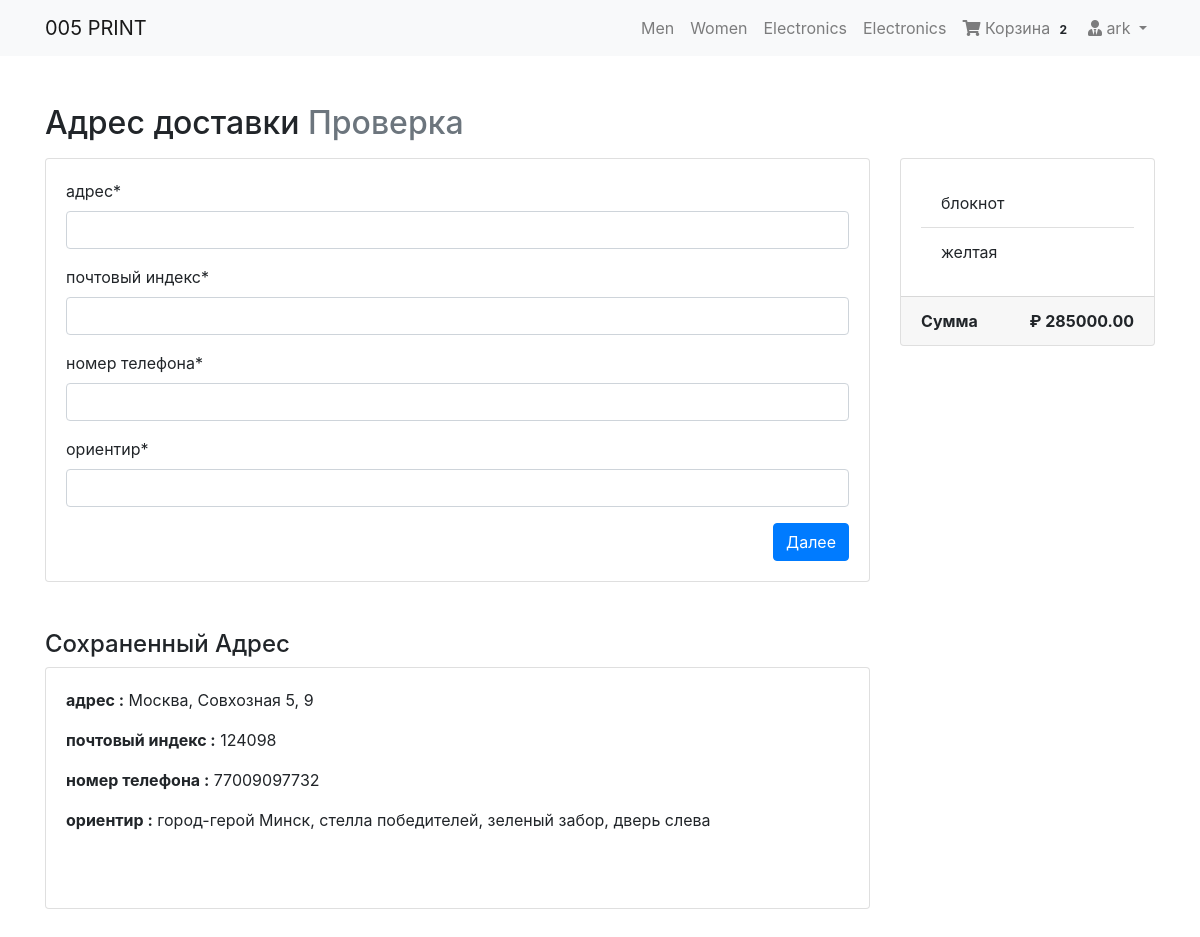
/checkout/ (signed in), run on an earlier commit of the app's database.
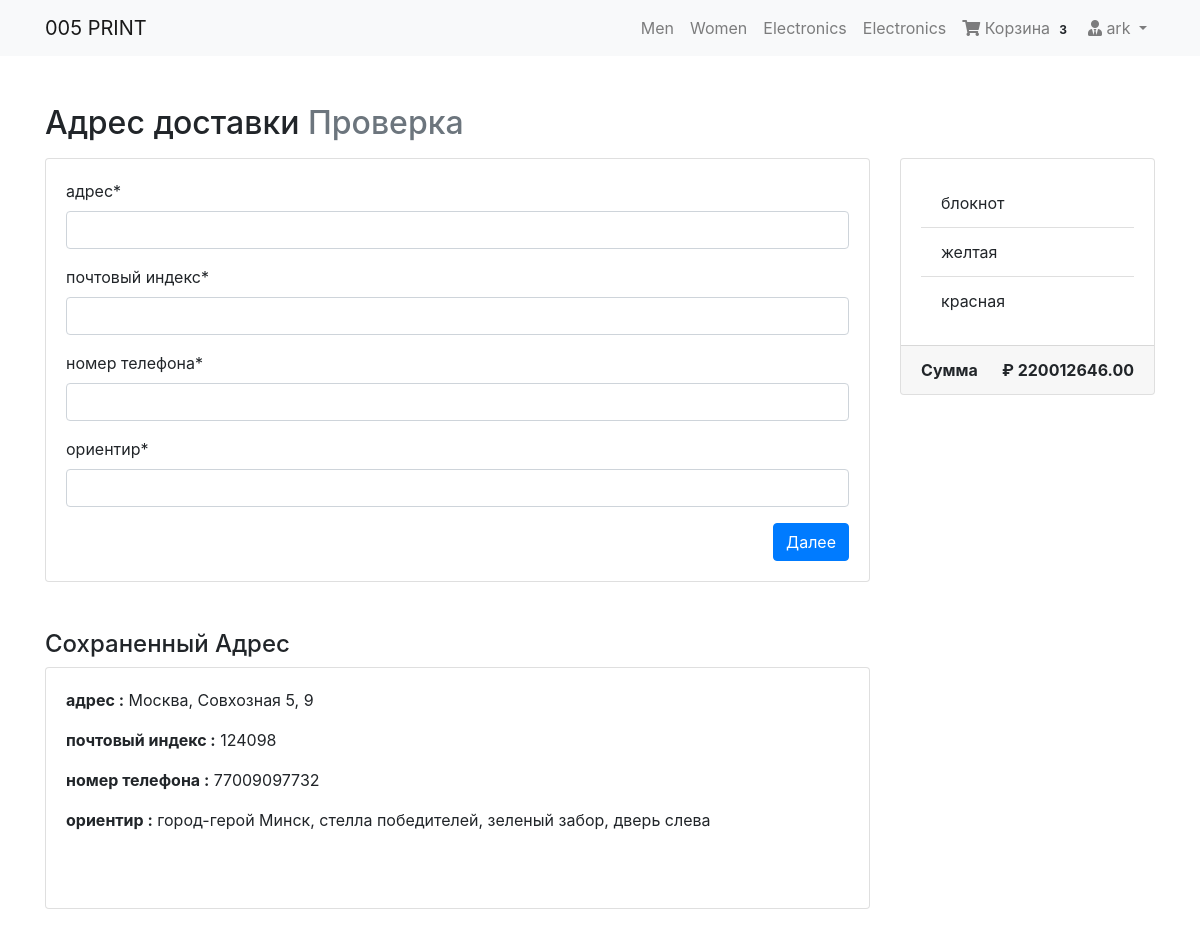
And on a later commit of the database.
### cart/models.py (models this page shows, shortened)
class Order(models.Model):
    orderitems  = models.ManyToManyField(Cart)
    user = models.ForeignKey(User, on_delete=models.CASCADE)
    ordered = models.BooleanField(default=False)
    created = models.DateTimeField(auto_now_add=True)
    paymentId = models.CharField(max_length=200, blank=True , null=True)
    orderId = models.CharField(max_length=200, blank=True, null=True)
    def get_totals(self):
        total = 0
        for order_item in self.orderitems.all():
            total += order_item.get_total()
        return total

class Cart(models.Model):
    user = models.ForeignKey(User, on_delete=models.CASCADE)
    item = models.ForeignKey(Product, on_delete=models.CASCADE)
    quantity = models.IntegerField(default=1)
    purchased = models.BooleanField(default=False)
    created = models.DateTimeField(auto_now_add=True)
    def get_total(self):
        total = self.item.price * self.item.tirazh
        floattotal = float("{0:.2f}".format(total))
        return floattotal

### products/models.py (models this page shows, shortened)
class  Product(PolymorphicModel):
    BOX_SIZES = (
                ('50х50х35', '50х50х35'),
                ('60х60х40', '60х60х40'),
                ('60х60х40-P', '60х60х40-P'),
                ('80х80х40', '80х80х40'),
                ('80х80х40-P', '80х80х40-P'),
                ('240х185х120', '240х185х120'),
                ('270х220х70', '270х220х70'),
                )
    mainimage = models.ImageField(upload_to='products/', blank=True, null=True)
    name = models.CharField(max_length=300, default = None, null=True)
    slug = models.SlugField(default = None, null=True)
    subcategory = models.ForeignKey(SubCategory, on_delete=models.CASCADE, default = None, null=True)
    category = models.ForeignKey(Category, on_delete=models.CASCADE, default = None, null=True)
    preview_text = models.TextField(max_length=200, verbose_name='Preview Text', blank=True, null=True)
    detail_text = models.TextField(max_length=1000, verbose_name='Detail Text', blank=True, null=True)
    price = models.FloatField(default = None, null=True)
    tirazh = models.IntegerField(null=False)
    t = models.IntegerField(null=True)
    k = models.IntegerField(null=True)
    box_size = models.CharField(max_length=20, choices=BOX_SIZES,default='80х80х40')

### checkout/views.py (the view, shortened to what this page needs)
# urls.py: path('checkout/', checkout, name="index"),
def checkout(request):
	form = BillingForm
	order_qs = Order.objects.filter(user= request.user, ordered=False)
	order_items = order_qs[0].orderitems.all()
	order_total = order_qs[0].get_totals()
	context = {"form": form, "order_items": order_items, "order_total": order_total}
	saved_address = BillingAddress.objects.filter(user = request.user)
	if saved_address.exists():
		savedAddress = saved_address.first()
		context = {"form": form, "order_items": order_items, "order_total": order_total, "savedAddress": savedAddress}
	return render(request, 'checkout/index.html', context)

### cart/templatetags/cart_tag.py (called while the page is built)
@register.filter
def cart_total(user):
    order = Order.objects.filter(user=user, ordered=False)
    if order.exists():
    	return order[0].orderitems.count()
    else:
    	return 0

### checkout/templates/checkout/index.html (shortened to what this page needs)
{% extends 'products/base.html' %}
{% load crispy_forms_tags %}
{% block content %}
<div class="container mt-5">
  <h2 class="mb-3">Адрес доставки  <span class="text-muted">Проверка</span></h2>
  <div class="row">
    <div class="col-md-9">
     <div class="card mb-5" style="height: auto">
       <div class="card-body">
          <form method="POST">
         {{ form | crispy}}
          <button type="submit" class="btn btn-primary float-right">Далее</button>
          </form>
       </div>
     </div>
      {% if savedAddress %}
      <h4>Сохраненный Адрес</h4>
      <div class="card mb-5" style="height: auto">
        <div class="card-body">
          <p><b>адрес :</b> {{ savedAddress.address }}</p>
          <p><b>почтовый индекс :</b> {{ savedAddress.zipcode }}</p>
          <p><b>номер телефона :</b> {{ savedAddress.cellular }}</p>
          <p><b>ориентир :</b> {{ savedAddress.landmark }}</p>
        </div>
        <div class="card-body">
        </div>
      </div>
      {% endif %}
    </div>
    <div class="col-md-3">
      <div class="card" style="height: auto">
        <div class="card-body">
          <ul class="list-group list-group-flush">
            {% for item in order_items %}
            <li class="list-group-item">{{ item.item.name }} </li>
            {% endfor %}
          </ul>
        </div>
           <div class="card-footer">
            <span class="float-left"><b>Сумма</b></span>
            <span class="float-right"><b>₽ {{ order_total | floatformat:2 }}</b></span>
          </div>
      </div>
    </div>
  </div>
</div>
{% endblock %}

### products/templates/products/navbar.html (shortened to what this page needs)
{% load cart_tag %}
<nav class="navbar navbar-expand-lg navbar-light bg-light">
  <div class="container">
  <a class="navbar-brand" href="/">005 PRINT</a>
  <div class="collapse navbar-collapse" id="navbarNav">
    <ul class="navbar-nav ml-auto">
      <li {% if request.path == 'contact' %}class="nav-item active"{% else %}class="nav-item"{% endif %}>
        <a class="nav-link" href="#">Men <span class="sr-only">(current)</span></a>
      </li>
      <li class="nav-item">
        <a class="nav-link" href="#">Women</a>
      </li>
      <li class="nav-item">
        <a class="nav-link" href="#">Electronics</a>
      </li>
       <li class="nav-item">
        <a class="nav-link" href="#">Electronics</a>
      </li>
      {% if request.user.is_authenticated %}
      <li class="nav-item">
        <a class="nav-link" href="{% url 'mainapp:cart-home' %}">
          <i class="fa fa-shopping-cart"></i> Корзина
          <span class="badge badge-light">{{ request.user| cart_total }}</span>
        </a>
      </li>
      <li class="nav-item dropdown">
        <a class="nav-link dropdown-toggle" href="#" id="navbarDropdown" role="button" data-toggle="dropdown" aria-haspopup="true" aria-expanded="false">
          <i class="fas fa-user-tie"></i> {{ request.user.username }}
        </a>
      </li>
      {% else %}
       <li class="nav-item">
        <a  class="btn btn-primary" href="/accounts/login/">Login / Register</a>
      </li>
      {% endif %}
    </ul>
  </div>
  </div>
</nav>

What changed in the data, as far as the page shows it:
added Cart: item.name "красная"
Also different on the page:
{{ request.user| cart_total }}: "2" → "3"
{{ order_total | floatformat:2 }}: "285000.00" → "220012646.00"
